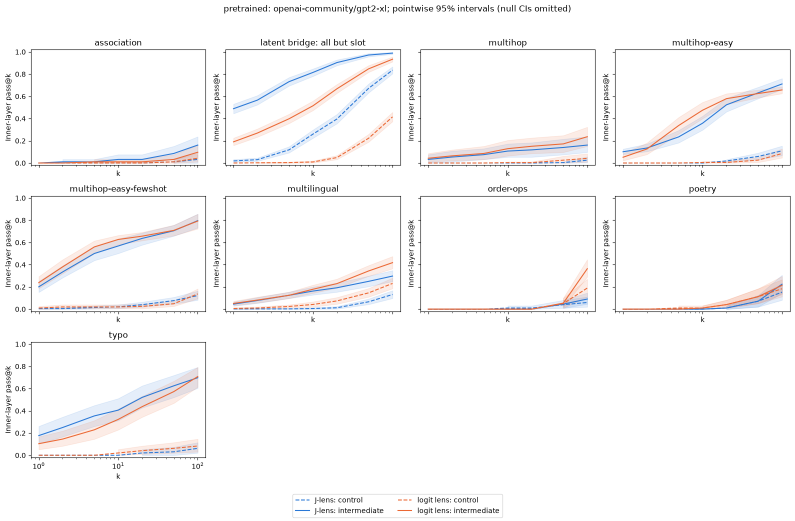
#> input picture poster/source_figures/gpt2-xl_bootstrap_pass_at_k.png, 1590 x 1042 px (shown at 1/2 size); its folder holds 3 pictures in this run
$ python digitize_bootstrap_figures.py
#> lines starting #> are read from the running program, lines starting #| are printed output that depends on the picture
"""Digitize the bootstrap pass@k figures of the latent-bridge benchmark notebooks.

The interval CSVs of the GPT-2 XL and Gemma 4 31B runs exist only on the
machines that ran them, so their curves are read back from the PNG figures
saved in the notebooks. The figures come from one known matplotlib recipe
(`latent_bridge_v2_lens_benchmark_bootstrap.ipynb`, pass@k cell):

* panels in sorted dataset order, shared log x axis over k = 1..100 with
  default 5% margins, fixed y limits (-0.02, 1.02);
* J-lens #2a78d6 and logit lens #eb6834; intermediate solid, control dashed;
* each 95% band is `fill_between(..., alpha=0.12)`, drawn after its line, in the
  order J control, J intermediate, logit control, logit intermediate.

Lines are tracked column by column (two tracks per color); within each segment
between sampled k the solid track is the one with fewer gaps. Bands are read by
matching each pixel to the 9 possible alpha-blend colors. Values are accurate to
roughly one pixel (~0.005 in pass@k); `validate` compares them with exact data.
"""

from __future__ import annotations

import itertools
from pathlib import Path

import numpy as np
import pandas as pd
from PIL import Image

ROOT = Path(__file__).resolve().parents[1]
KS = np.array([1, 2, 5, 10, 20, 50, 100])
YLIM = (-0.02, 1.02)
LOG_XLIM = (np.log10(1) - 0.1, np.log10(100) + 0.1)  # matplotlib's 5% margins
COLORS = {"J-lens": np.array([42, 120, 214.0]), "logit lens": np.array([235, 104, 52.0])}
ALPHA = 0.12
DATASETS = {
    "gpt2-xl": ["association", "latent bridge: all but slot", "multihop", "multihop-easy",
                "multihop-easy-fewshot", "multilingual", "order-ops", "poetry", "typo"],
    "gemma-4-31b": ["association", "latent bridge: all but slot", "multihop", "multihop-easy",
                    "multilingual", "order-ops", "poetry", "typo"],
}
DATASETS["gemma-4-e4b"] = DATASETS["gemma-4-31b"]


def load(path: Path) -> np.ndarray:
    return np.asarray(Image.open(path).convert("RGB"), dtype=float)


def find_panels(image: np.ndarray, min_length: int = 250) -> list[tuple[float, float, float, float]]:
    """Return (left, right, top, bottom) spine centers of every axes, row-major."""
    dark = image.max(axis=2) < 110
    spans = []  # (row, start, end) of long horizontal dark runs
    for row in range(dark.shape[0]):
        cols = np.flatnonzero(dark[row])
        if len(cols) < min_length:
            continue
        breaks = np.flatnonzero(np.diff(cols) > 1)
        for seg in np.split(cols, breaks + 1):
            if len(seg) >= min_length:
                spans.append((row, seg[0], seg[-1]))
    panels = []
    for (start, end), group in itertools.groupby(
        sorted(spans, key=lambda s: (round(s[1] / 4), round(s[2] / 4), s[0])),
        key=lambda s: (round(s[1] / 4), round(s[2] / 4)),
    ):
        rows = [s[0] for s in group]
        # Merge adjacent anti-aliased rows into single spine positions.
        lines, current = [], [rows[0]]
        for r in rows[1:]:
            if r - current[-1] <= 2:
                current.append(r)
            else:
                lines.append(np.mean(current))
                current = [r]
        lines.append(np.mean(current))
        for top, bottom in zip(lines[0::2], lines[1::2], strict=True):
            panels.append((start * 4.0, end * 4.0, top, bottom))
    # Refine left/right from the dark vertical spines near the rough edges.
    refined = []
    for left, right, top, bottom in panels:
        rows = slice(int(top) + 3, int(bottom) - 2)
        columns = dark[rows].mean(axis=0)
        def spine(near):
            window = np.arange(max(0, int(near) - 8), min(dark.shape[1], int(near) + 9))
            hits = window[columns[window] > 0.8]
            return hits.mean() if len(hits) else near
        refined.append((spine(left), spine(right), top, bottom))
    return sorted(refined, key=lambda p: (round(p[2] / 20), p[0]))


def blend_palette() -> dict[tuple[int, int], np.ndarray]:
    """Background colors for nJ, nL overlapping 12% bands (J bands drawn first)."""
    palette = {}
    for n_j, n_l in itertools.product(range(3), range(3)):
        color = np.full(3, 255.0)
        for _ in range(n_j):
            color = (1 - ALPHA) * color + ALPHA * COLORS["J-lens"]
        for _ in range(n_l):
            color = (1 - ALPHA) * color + ALPHA * COLORS["logit lens"]
        palette[n_j, n_l] = color
    return palette


PALETTE = blend_palette()


def line_masks(image: np.ndarray) -> dict[str, np.ndarray]:
    distances = {arm: np.linalg.norm(image - c, axis=2) for arm, c in COLORS.items()}
    return {arm: (d < 75) & (d < distances[other])
            for (arm, d), other in zip(distances.items(), ["logit lens", "J-lens"], strict=True)}


def column_runs(mask_column: np.ndarray, offset: int) -> list[float]:
    rows = np.flatnonzero(mask_column)
    if not len(rows):
        return []
    # Gaps up to 4 px close runs split by a crossing line of the other color.
    groups = np.split(rows, np.flatnonzero(np.diff(rows) > 4) + 1)
    return [offset + g.mean() for g in groups]


def track(mask: np.ndarray, columns: range, top: int, bottom: int) -> list[dict[int, float]]:
    """Follow the two same-colored curves (solid and dashed) from left to right.

    While only one curve has been seen, both tracks share it; the first run far
    from it starts the second track. Two runs in a column are always the two
    curves. A single run joins the nearer track, with a tolerance that grows
    over gaps (dashes, or a curve hidden under the other color's line).
    """
    tracks: list[dict[int, float]] = [{}, {}]
    shared = True  # the second curve has not been seen separately yet

    def predict(t: dict[int, float], x: int) -> tuple[float, int]:
        xs = sorted(t)[-6:]
        last = xs[-1]
        if len(xs) >= 2 and xs[-1] - xs[0] > 0:
            slope = (t[xs[-1]] - t[xs[0]]) / (xs[-1] - xs[0])
            return t[last] + slope * (x - last), x - last
        return t[last], x - last

    for x in columns:
        runs = column_runs(mask[top:bottom, x], top)
        if not runs:
            continue
        if not tracks[0]:
            tracks[0][x] = runs[0]
            tracks[1][x] = runs[-1]
            shared = len(runs) < 2
            continue
        (p0, gap0), (p1, gap1) = predict(tracks[0], x), predict(tracks[1], x)
        if shared:
            if len(runs) >= 2:
                near = int(np.argmin([abs(r - p0) for r in runs]))
                far = int(np.argmax([abs(r - runs[near]) for r in runs]))
                tracks[0][x], tracks[1][x] = runs[near], runs[far]
                shared = False
            elif abs(runs[0] - p0) <= 12 + 0.5 * gap0:
                tracks[0][x] = tracks[1][x] = runs[0]
            else:
                tracks[1][x] = runs[0]
                shared = False
            continue
        if len(runs) >= 2:
            pairs = itertools.permutations(range(len(runs)), 2)
            a, b = min(pairs, key=lambda ab: abs(runs[ab[0]] - p0) + abs(runs[ab[1]] - p1))
            tracks[0][x], tracks[1][x] = runs[a], runs[b]
        elif abs(p0 - p1) < 3:
            tracks[0][x] = tracks[1][x] = runs[0]
        else:
            d0, d1 = abs(runs[0] - p0), abs(runs[0] - p1)
            best, dist, gap = (0, d0, gap0) if d0 <= d1 else (1, d1, gap1)
            if dist <= 12 + 0.5 * gap:
                tracks[best][x] = runs[0]
    return tracks


def segment_line(t: dict[int, float], lo: float, hi: float) -> np.ndarray | None:
    """Robust straight-line fit (y = a x + b) to a track's points inside a segment."""
    xs = np.array([x for x in t if lo + 1 <= x <= hi - 1], dtype=float)
    if len(xs) < 3:
        return None
    ys = np.array([t[int(x)] for x in xs])
    fit = np.polyfit(xs, ys, 1)
    for _ in range(2):
        keep = np.abs(np.polyval(fit, xs) - ys) <= 2.5
        if keep.sum() < 3:
            break
        fit = np.polyfit(xs[keep], ys[keep], 1)
    return fit


def classify_bands(image: np.ndarray, x: int, top: int, bottom: int) -> np.ndarray:
    """Per-row (nJ, nL) band counts in one column; line pixels inherit neighbors."""
    column = image[top:bottom, x]
    keys = list(PALETTE)
    colors = np.stack([PALETTE[k] for k in keys])
    distances = np.linalg.norm(column[:, None, :] - colors[None], axis=2)
    best = distances.argmin(axis=1)
    counts = np.array([keys[i] for i in best], dtype=float)
    unknown = distances.min(axis=1) > 6  # lines, anti-aliasing, text
    counts[unknown] = np.nan
    frame = pd.DataFrame(counts).ffill().bfill()
    # Fill each unknown run from the nearer side to avoid smearing across lines.
    return frame.to_numpy()


# [13 lines left out: function band_interval, not called in this run]


def clean_profile(profile: np.ndarray, min_run: int = 3) -> np.ndarray:
    """Merge coverage runs shorter than min_run px into their longer neighbor.

    Anti-aliased band and line edges produce 1-2 px rows that happen to match
    another blend color; real bands are always taller than that.
    """
    p = np.nan_to_num(profile, nan=0).astype(int)
    while True:
        cuts = np.flatnonzero(np.diff(p)) + 1
        starts, ends = np.concatenate([[0], cuts]), np.concatenate([cuts, [len(p)]])
        short = [i for i in range(len(starts)) if ends[i] - starts[i] < min_run]
        if not short or len(starts) == 1:
            return p
        i = min(short, key=lambda j: ends[j] - starts[j])
        left = ends[i - 1] - starts[i - 1] if i > 0 else -1
        right = ends[i + 1] - starts[i + 1] if i + 1 < len(starts) else -1
        p[starts[i]:ends[i]] = p[starts[i] - 1] if left >= right else p[ends[i]]


def band_edges(profile: np.ndarray, top: int) -> tuple[list[float], list[float]] | None:
    """Band tops and bottoms (pixel boundaries) from a 0/1/2 coverage profile."""
    p = clean_profile(profile)
    padded = np.concatenate([[0], p, [0]])
    tops, bottoms = [], []
    for i in np.flatnonzero(np.diff(padded)):
        delta = padded[i + 1] - padded[i]
        boundary = i - 0.5 + top
        (tops if delta > 0 else bottoms).extend([boundary] * abs(delta))
    if len(tops) != len(bottoms) or len(tops) > 2:
        return None
    return tops, bottoms


def assign_bands(tops: list[float], bottoms: list[float],
                 lines: dict[str, float]) -> dict[str, tuple[float, float] | None]:
    """Pair band edges into bands and give each line the band that contains it.

    Two bands can be side by side (T1,B1)+(T2,B2) or nested (T1,B2)+(T2,B1);
    among pairings where every line lies inside its band, prefer the one that
    centers lines in their bands (bootstrap percentile bands are near-symmetric).
    """
    kinds = [k for k, y in lines.items() if not np.isnan(y)]
    result: dict[str, tuple[float, float] | None] = {k: None for k in lines}
    if not tops or not kinds:
        return result
    bands = [(tops[0], bottoms[0])]
    options = [[(tops[0], bottoms[0])]]
    if len(tops) == 2:
        options = [[(tops[0], bottoms[0]), (tops[1], bottoms[1])]]
        if tops[1] < bottoms[0]:
            options.append([(tops[0], bottoms[1]), (tops[1], bottoms[0])])
    best, best_score = None, np.inf
    for bands in options:
        for chosen in itertools.permutations(range(len(bands)), min(len(bands), len(kinds))):
            mapping = dict(zip(kinds, chosen, strict=False))
            score, valid = 0.0, True
            for kind, b in mapping.items():
                t, bt = bands[b]
                y = lines[kind]
                valid &= t - 2 <= y <= bt + 2
                score += abs(y - (t + bt) / 2) / max(bt - t, 1)
            # One region and two lines: identical bands, touching bands, or one
            # line without a band (degenerate interval).
            if len(bands) == 1 and len(kinds) == 2:
                inside = [k for k in kinds if bands[0][0] - 2 <= lines[k] <= bands[0][1] + 2]
                if len(inside) == 2:
                    return split_region(bands[0], lines)
                mapping = {k: 0 for k in inside}
                valid = bool(inside)
            if valid and score < best_score:
                best, best_score = {k: bands[b] for k, b in mapping.items()}, score
    if best is None:
        return result
    result.update(best)
    return result


def split_region(region: tuple[float, float],
                 lines: dict[str, float]) -> dict[str, tuple[float, float]]:
    """Share one covered region between two lines inside it.

    Coincident lines get the whole region. Otherwise the two bands touch without
    a visible overlap, so the boundary is placed midway between the lines.
    """
    (k1, y1), (k2, y2) = sorted(lines.items(), key=lambda kv: kv[1])
    if y2 - y1 <= 2:
        return {k1: region, k2: region}
    middle = (y1 + y2) / 2
    return {k1: (region[0], middle), k2: (middle, region[1])}


def column_bands(image: np.ndarray, x: int, t0: int, t1: int, lens_index: int,
                 lines: dict[str, float]) -> dict[str, tuple[float, float] | None]:
    counts = classify_bands(image, x, t0, t1)
    edges = band_edges(counts[:, lens_index], t0)
    if edges is not None:
        return assign_bands(*edges, lines)
    # Fallback: covered regions containing each line, split where shared.
    covered = clean_profile(counts[:, lens_index]) >= 1
    rows = np.flatnonzero(covered)
    groups = np.split(rows, np.flatnonzero(np.diff(rows) > 1) + 1) if len(rows) else []
    result: dict[str, tuple[float, float] | None] = {k: None for k in lines}
    regions = {}
    for kind, y in lines.items():
        if np.isnan(y):
            continue
        g = next((g for g in groups if g[0] - 2 <= y - t0 <= g[-1] + 2), None)
        if g is not None:
            regions.setdefault((g[0] - 0.5 + t0, g[-1] + 0.5 + t0), []).append(kind)
    for region, kinds in regions.items():
        if len(kinds) == 2:
            result.update(split_region(region, {k: lines[k] for k in kinds}))
        else:
            result[kinds[0]] = region
    return result


def digitize(model: str, path: Path) -> pd.DataFrame:
    image = load(path)
    panels = find_panels(image)
    names = DATASETS[model]
    if len(panels) != len(names):
        raise ValueError(f"{model}: found {len(panels)} panels, expected {len(names)}")
    masks = line_masks(image)
    rows = []
    for dataset, (left, right, top, bottom) in zip(names, panels, strict=True):
        def x_of(k):
            return left + (np.log10(k) - LOG_XLIM[0]) / (LOG_XLIM[1] - LOG_XLIM[0]) * (right - left)

        def value(y):
            return YLIM[0] + (bottom - y) / (bottom - top) * (YLIM[1] - YLIM[0])

        x_k = [x_of(k) for k in KS]
        t0, t1 = int(top) + 2, int(bottom) - 1
        cols = range(int(x_k[0]) - 2, int(x_k[-1]) + 3)
        vertex = {}  # (arm, kind) -> array of y pixel per k (NaN where unseen)
        for arm in ["J-lens", "logit lens"]:
            tracks = track(masks[arm], cols, t0, t1)
            ends = {kind: [[] for _ in KS] for kind in ("intermediate", "control")}
            for seg, (a, b) in enumerate(zip(x_k[:-1], x_k[1:], strict=True)):
                fits = [segment_line(t, a, b) for t in tracks]
                span = range(int(a) + 2, int(b) - 1)
                apart = [x for x in span if x in tracks[0] and x in tracks[1]
                         and abs(tracks[0][x] - tracks[1][x]) > 5]
                if len(apart) >= 4:
                    # The solid (intermediate) line has fewer gaps where the two differ.
                    window = range(min(apart), max(apart) + 1)
                    fill = [sum(x in t for x in window) for t in tracks]
                    solid = 0 if fill[0] >= fill[1] else 1
                    assignments = (("intermediate", solid), ("control", 1 - solid))
                else:
                    # Only one curve visible: solid if it covers nearly every column,
                    # otherwise dashed. The unseen one is hidden or coincident and is
                    # filled below from the other color (or this color's other kind).
                    coverage = sum(x in tracks[0] for x in span) / max(1, len(span))
                    assignments = ((("intermediate" if coverage >= 0.85 else "control"), 0),)
                for kind, index in assignments:
                    if fits[index] is not None:
                        ends[kind][seg].append(np.polyval(fits[index], a))
                        ends[kind][seg + 1].append(np.polyval(fits[index], b))
            for kind, values in ends.items():
                vertex[arm, kind] = np.array([np.mean(v) if v else np.nan for v in values])
        # A curve unseen near a vertex is hidden under the other color's line of
        # the same kind (drawn later, same y within a line width).
        # If that is unseen too, the curve coincides with this color's other kind.
        occluded = {}
        seen = {key: ~np.isnan(v) for key, v in vertex.items()}
        for arm, other in (("J-lens", "logit lens"), ("logit lens", "J-lens")):
            for kind, other_kind in (("intermediate", "control"), ("control", "intermediate")):
                own = vertex[arm, kind]
                fill = np.where(seen[other, kind], vertex[other, kind], vertex[arm, other_kind])
                occluded[arm, kind] = ~seen[arm, kind]
                vertex[arm, kind] = np.where(seen[arm, kind], own, fill)
        for lens_index, arm in enumerate(["J-lens", "logit lens"]):
            for i, (k, xv) in enumerate(zip(KS, x_k, strict=True)):
                lines = {kind: vertex[arm, kind][i] for kind in ("intermediate", "control")}
                # Band polygons have vertices at xv; sample 2 px inside each side and
                # average (interior) or extrapolate linearly (first and last k).
                if i == 0:
                    samples, weights = [round(xv) + 2, round(xv) + 4], [2.0, -1.0]
                elif i == len(KS) - 1:
                    samples, weights = [round(xv) - 2, round(xv) - 4], [2.0, -1.0]
                else:
                    samples, weights = [round(xv) - 2, round(xv) + 2], [0.5, 0.5]
                found = [column_bands(image, int(x), t0, t1, lens_index, lines) for x in samples]
                for kind in ("intermediate", "control"):
                    y = lines[kind]
                    edges = [f[kind] for f in found]
                    if np.isnan(y) or all(e is None for e in edges):
                        interval = None
                    elif any(e is None for e in edges):
                        interval = next(e for e in edges if e is not None)
                    else:
                        interval = tuple(sum(w * e[j] for w, e in zip(weights, edges, strict=True))
                                         for j in (0, 1))
                    rows.append(dict(
                        model=model, dataset=dataset, arm=arm, kind=kind, k=int(k),
                        estimate=np.nan if np.isnan(y) else value(y),
                        ci_low=np.nan if interval is None else value(interval[1]),
                        ci_high=np.nan if interval is None else value(interval[0]),
                        occluded=bool(occluded[arm, kind][i]),
                    ))
    frame = pd.DataFrame(rows)
    frame[["estimate", "ci_low", "ci_high"]] = frame[["estimate", "ci_low", "ci_high"]].clip(0, 1)
    return frame


def validate(digitized: pd.DataFrame, exact: pd.DataFrame) -> pd.DataFrame:
    """Absolute errors of digitized values against exact rows (matching k)."""
    keys = ["model", "dataset", "arm", "kind", "k"]
    merged = digitized.merge(exact[keys + ["estimate", "ci_low", "ci_high"]], on=keys,
                             suffixes=("", "_exact"))
    for column in ("estimate", "ci_low", "ci_high"):
        merged[f"err_{column}"] = (merged[column] - merged[f"{column}_exact"]).abs()
    return merged


def main() -> None:
    frames = []
    for model in DATASETS:
        path = ROOT / f"poster/source_figures/{model}_bootstrap_pass_at_k.png"
        frames.append(digitize(model, path))
#> in find_panels, `dark = image.max(axis=2) < 110`:
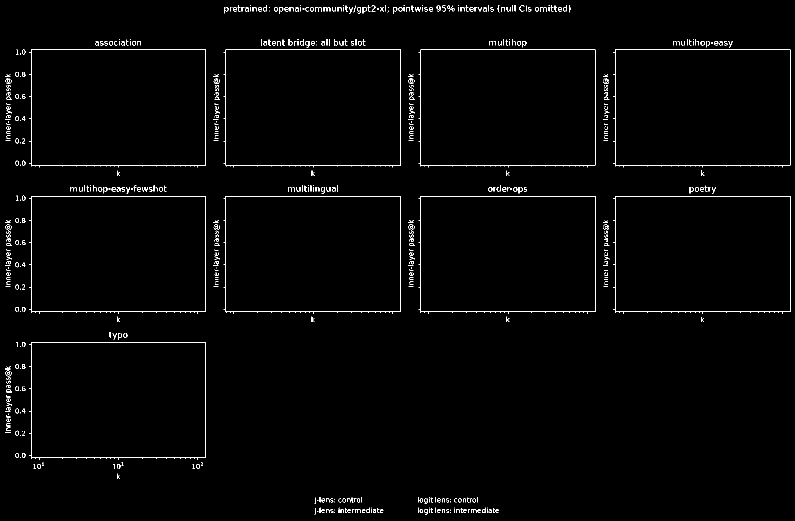
#> dark: shape (1042, 1590) bool (shown at 1/2 size); 1.3% white in thin lines or dots
#> the loop in find_panels, `for row in range(dark.shape[0]):` made 1042 passes
#> cols on pass 26: [449, 558, 559, 700, 701, 715, 719, 720, 725, 726, 786, 787]
#> after the loop in find_panels, `for row in range(dark.shape[0]):`: spans = 18 items, first 6: (99, 62, 411), (99, 451, 801), (99, 841, 1190), (99, 1230, 1580), (330, 62, 411), (330, 451, 801)
#> (the rest of the program and of its run is left out)
